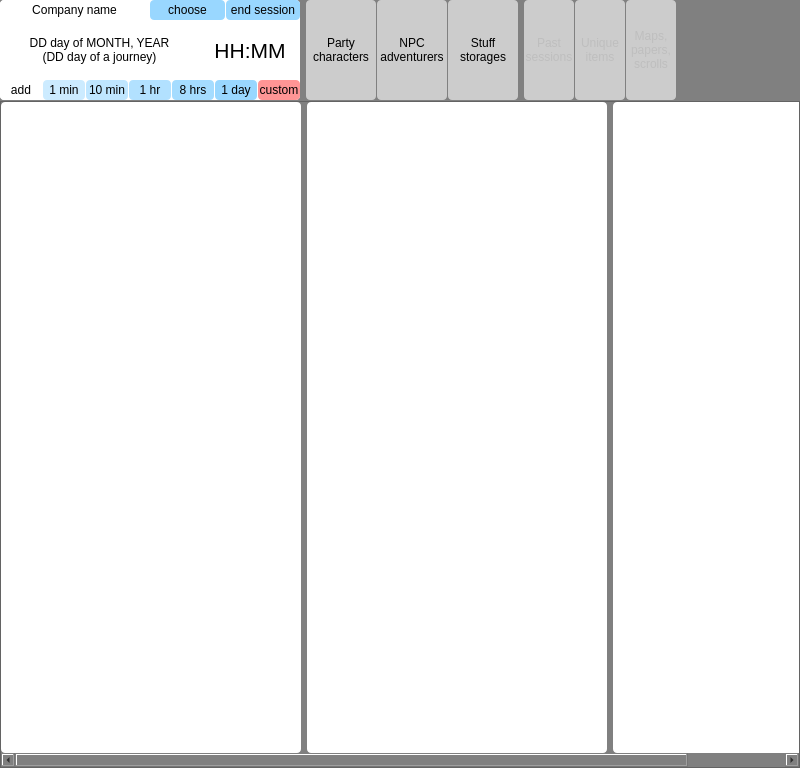
<?xml version="1.0" encoding="UTF-8"?>
<ui version="4.0">
 <class>MainWindow</class>
 <widget class="QMainWindow" name="MainWindow">
  <property name="geometry">
   <rect>
    <x>0</x>
    <y>0</y>
    <width>800</width>
    <height>768</height>
   </rect>
  </property>
  <property name="windowTitle">
   <string notr="true">DnD Parties</string>
  </property>
  <property name="styleSheet">
   <string notr="true">background-color: rgb(128, 128, 128);</string>
  </property>
  <widget class="QWidget" name="centralwidget">
   <property name="autoFillBackground">
    <bool>false</bool>
   </property>
   <layout class="QVBoxLayout" name="verticalLayout" stretch="0,0">
    <property name="spacing">
     <number>1</number>
    </property>
    <property name="leftMargin">
     <number>0</number>
    </property>
    <property name="topMargin">
     <number>0</number>
    </property>
    <property name="rightMargin">
     <number>0</number>
    </property>
    <property name="bottomMargin">
     <number>0</number>
    </property>
    <item>
     <widget class="QWidget" name="horizontalWidget" native="true">
      <property name="sizePolicy">
       <sizepolicy hsizetype="Preferred" vsizetype="Minimum">
        <horstretch>0</horstretch>
        <verstretch>0</verstretch>
       </sizepolicy>
      </property>
      <property name="minimumSize">
       <size>
        <width>0</width>
        <height>100</height>
       </size>
      </property>
      <property name="maximumSize">
       <size>
        <width>10000</width>
        <height>100</height>
       </size>
      </property>
      <layout class="QHBoxLayout" name="horizontalLayout_3" stretch="0,0,0,0">
       <property name="spacing">
        <number>6</number>
       </property>
       <property name="leftMargin">
        <number>0</number>
       </property>
       <property name="topMargin">
        <number>0</number>
       </property>
       <property name="rightMargin">
        <number>0</number>
       </property>
       <property name="bottomMargin">
        <number>0</number>
       </property>
       <item>
        <widget class="QWidget" name="verticalWidget" native="true">
         <property name="minimumSize">
          <size>
           <width>300</width>
           <height>0</height>
          </size>
         </property>
         <property name="maximumSize">
          <size>
           <width>300</width>
           <height>16777215</height>
          </size>
         </property>
         <property name="styleSheet">
          <string notr="true">background-color: rgb(255, 255, 255);  border-radius: 4px;</string>
         </property>
         <layout class="QVBoxLayout" name="verticalLayout_2" stretch="1,3,1">
          <property name="spacing">
           <number>1</number>
          </property>
          <property name="leftMargin">
           <number>0</number>
          </property>
          <property name="topMargin">
           <number>0</number>
          </property>
          <property name="rightMargin">
           <number>0</number>
          </property>
          <property name="bottomMargin">
           <number>0</number>
          </property>
          <item>
           <layout class="QHBoxLayout" name="horizontalLayout_8" stretch="2,1,1">
            <property name="spacing">
             <number>1</number>
            </property>
            <item>
             <widget class="QLabel" name="label">
              <property name="sizePolicy">
               <sizepolicy hsizetype="Expanding" vsizetype="Expanding">
                <horstretch>0</horstretch>
                <verstretch>0</verstretch>
               </sizepolicy>
              </property>
              <property name="autoFillBackground">
               <bool>false</bool>
              </property>
              <property name="text">
               <string>Company name</string>
              </property>
              <property name="alignment">
               <set>Qt::AlignCenter</set>
              </property>
             </widget>
            </item>
            <item>
             <widget class="QPushButton" name="pushButton_2">
              <property name="sizePolicy">
               <sizepolicy hsizetype="Minimum" vsizetype="Expanding">
                <horstretch>0</horstretch>
                <verstretch>0</verstretch>
               </sizepolicy>
              </property>
              <property name="styleSheet">
               <string notr="true">background-color: #99d7ff; border: 0px; border-radius: 4px;</string>
              </property>
              <property name="text">
               <string>choose</string>
              </property>
             </widget>
            </item>
            <item>
             <widget class="QPushButton" name="pushButton">
              <property name="sizePolicy">
               <sizepolicy hsizetype="Minimum" vsizetype="Expanding">
                <horstretch>0</horstretch>
                <verstretch>0</verstretch>
               </sizepolicy>
              </property>
              <property name="styleSheet">
               <string notr="true">background-color: #99d7ff; border: 0px; border-radius: 4px;</string>
              </property>
              <property name="text">
               <string>end session</string>
              </property>
             </widget>
            </item>
           </layout>
          </item>
          <item>
           <layout class="QHBoxLayout" name="horizontalLayout_6">
            <property name="spacing">
             <number>1</number>
            </property>
            <item>
             <widget class="QLabel" name="label_2">
              <property name="enabled">
               <bool>true</bool>
              </property>
              <property name="sizePolicy">
               <sizepolicy hsizetype="Expanding" vsizetype="Preferred">
                <horstretch>0</horstretch>
                <verstretch>0</verstretch>
               </sizepolicy>
              </property>
              <property name="text">
               <string>DD day of MONTH, YEAR
(DD day of a journey)</string>
              </property>
              <property name="alignment">
               <set>Qt::AlignCenter</set>
              </property>
             </widget>
            </item>
            <item>
             <widget class="QLabel" name="label_3">
              <property name="sizePolicy">
               <sizepolicy hsizetype="Minimum" vsizetype="Preferred">
                <horstretch>0</horstretch>
                <verstretch>0</verstretch>
               </sizepolicy>
              </property>
              <property name="minimumSize">
               <size>
                <width>100</width>
                <height>0</height>
               </size>
              </property>
              <property name="font">
               <font>
                <pointsize>16</pointsize>
               </font>
              </property>
              <property name="text">
               <string>HH:MM</string>
              </property>
              <property name="alignment">
               <set>Qt::AlignCenter</set>
              </property>
             </widget>
            </item>
           </layout>
          </item>
          <item>
           <layout class="QHBoxLayout" name="horizontalLayout_7" stretch="0,0,0,0,0,0,0">
            <property name="spacing">
             <number>1</number>
            </property>
            <item>
             <widget class="QLabel" name="label_4">
              <property name="text">
               <string>add</string>
              </property>
              <property name="alignment">
               <set>Qt::AlignCenter</set>
              </property>
             </widget>
            </item>
            <item>
             <widget class="QPushButton" name="pushButton_3">
              <property name="enabled">
               <bool>true</bool>
              </property>
              <property name="sizePolicy">
               <sizepolicy hsizetype="Minimum" vsizetype="Expanding">
                <horstretch>0</horstretch>
                <verstretch>0</verstretch>
               </sizepolicy>
              </property>
              <property name="styleSheet">
               <string notr="true">background-color: #ccebff; border: 0px; border-radius: 4px;</string>
              </property>
              <property name="text">
               <string>1 min</string>
              </property>
              <property name="default">
               <bool>false</bool>
              </property>
              <property name="flat">
               <bool>false</bool>
              </property>
             </widget>
            </item>
            <item>
             <widget class="QPushButton" name="pushButton_4">
              <property name="enabled">
               <bool>true</bool>
              </property>
              <property name="sizePolicy">
               <sizepolicy hsizetype="Minimum" vsizetype="Expanding">
                <horstretch>0</horstretch>
                <verstretch>0</verstretch>
               </sizepolicy>
              </property>
              <property name="styleSheet">
               <string notr="true">background-color: #bfe6ff; border: 0px; border-radius: 4px;</string>
              </property>
              <property name="text">
               <string>10 min</string>
              </property>
              <property name="flat">
               <bool>false</bool>
              </property>
             </widget>
            </item>
            <item>
             <widget class="QPushButton" name="pushButton_5">
              <property name="enabled">
               <bool>true</bool>
              </property>
              <property name="sizePolicy">
               <sizepolicy hsizetype="Minimum" vsizetype="Expanding">
                <horstretch>0</horstretch>
                <verstretch>0</verstretch>
               </sizepolicy>
              </property>
              <property name="styleSheet">
               <string notr="true">background-color: #b2e1ff; border: 0px; border-radius: 4px;</string>
              </property>
              <property name="text">
               <string>1 hr</string>
              </property>
              <property name="flat">
               <bool>false</bool>
              </property>
             </widget>
            </item>
            <item>
             <widget class="QPushButton" name="pushButton_6">
              <property name="enabled">
               <bool>true</bool>
              </property>
              <property name="sizePolicy">
               <sizepolicy hsizetype="Minimum" vsizetype="Expanding">
                <horstretch>0</horstretch>
                <verstretch>0</verstretch>
               </sizepolicy>
              </property>
              <property name="styleSheet">
               <string notr="true">background-color: #a5dcff; border: 0px; border-radius: 4px;</string>
              </property>
              <property name="text">
               <string>8 hrs</string>
              </property>
              <property name="flat">
               <bool>false</bool>
              </property>
             </widget>
            </item>
            <item>
             <widget class="QPushButton" name="pushButton_7">
              <property name="enabled">
               <bool>true</bool>
              </property>
              <property name="sizePolicy">
               <sizepolicy hsizetype="Minimum" vsizetype="Expanding">
                <horstretch>0</horstretch>
                <verstretch>0</verstretch>
               </sizepolicy>
              </property>
              <property name="styleSheet">
               <string notr="true">background-color: #99d7ff; border: 0px; border-radius: 4px;</string>
              </property>
              <property name="text">
               <string>1 day</string>
              </property>
              <property name="flat">
               <bool>false</bool>
              </property>
             </widget>
            </item>
            <item>
             <widget class="QPushButton" name="pushButton_8">
              <property name="enabled">
               <bool>true</bool>
              </property>
              <property name="sizePolicy">
               <sizepolicy hsizetype="Minimum" vsizetype="Expanding">
                <horstretch>0</horstretch>
                <verstretch>0</verstretch>
               </sizepolicy>
              </property>
              <property name="styleSheet">
               <string notr="true">background-color: #ff9595; border: 0px; border-radius: 4px; selection-color: darkblue;</string>
              </property>
              <property name="text">
               <string>custom</string>
              </property>
              <property name="checkable">
               <bool>false</bool>
              </property>
              <property name="flat">
               <bool>false</bool>
              </property>
             </widget>
            </item>
           </layout>
          </item>
         </layout>
        </widget>
       </item>
       <item>
        <layout class="QHBoxLayout" name="horizontalLayout_9">
         <property name="spacing">
          <number>1</number>
         </property>
         <item>
          <widget class="QPushButton" name="pushButton_13">
           <property name="sizePolicy">
            <sizepolicy hsizetype="Minimum" vsizetype="Expanding">
             <horstretch>0</horstretch>
             <verstretch>0</verstretch>
            </sizepolicy>
           </property>
           <property name="minimumSize">
            <size>
             <width>70</width>
             <height>0</height>
            </size>
           </property>
           <property name="styleSheet">
            <string notr="true">border: 0px; border-radius: 4px; background-color:#CCCCCC;</string>
           </property>
           <property name="text">
            <string>Party
characters</string>
           </property>
          </widget>
         </item>
         <item>
          <widget class="QPushButton" name="pushButton_12">
           <property name="sizePolicy">
            <sizepolicy hsizetype="Minimum" vsizetype="Expanding">
             <horstretch>0</horstretch>
             <verstretch>0</verstretch>
            </sizepolicy>
           </property>
           <property name="minimumSize">
            <size>
             <width>70</width>
             <height>0</height>
            </size>
           </property>
           <property name="styleSheet">
            <string notr="true">border: 0px; border-radius: 4px; background-color:#CCCCCC;</string>
           </property>
           <property name="text">
            <string>NPC
adventurers</string>
           </property>
          </widget>
         </item>
         <item>
          <widget class="QPushButton" name="pushButton_14">
           <property name="sizePolicy">
            <sizepolicy hsizetype="Minimum" vsizetype="Expanding">
             <horstretch>0</horstretch>
             <verstretch>0</verstretch>
            </sizepolicy>
           </property>
           <property name="minimumSize">
            <size>
             <width>70</width>
             <height>0</height>
            </size>
           </property>
           <property name="styleSheet">
            <string notr="true">border: 0px; border-radius: 4px; background-color:#CCCCCC;</string>
           </property>
           <property name="text">
            <string>Stuff
storages</string>
           </property>
          </widget>
         </item>
        </layout>
       </item>
       <item>
        <layout class="QHBoxLayout" name="horizontalLayout_10">
         <property name="spacing">
          <number>1</number>
         </property>
         <item>
          <widget class="QPushButton" name="pushButton_10">
           <property name="enabled">
            <bool>false</bool>
           </property>
           <property name="sizePolicy">
            <sizepolicy hsizetype="Minimum" vsizetype="Expanding">
             <horstretch>0</horstretch>
             <verstretch>0</verstretch>
            </sizepolicy>
           </property>
           <property name="minimumSize">
            <size>
             <width>50</width>
             <height>0</height>
            </size>
           </property>
           <property name="maximumSize">
            <size>
             <width>100</width>
             <height>16777215</height>
            </size>
           </property>
           <property name="styleSheet">
            <string notr="true">border: 0px; border-radius: 4px; background-color:#CCCCCC;</string>
           </property>
           <property name="text">
            <string>Past
sessions</string>
           </property>
          </widget>
         </item>
         <item>
          <widget class="QPushButton" name="pushButton_9">
           <property name="enabled">
            <bool>false</bool>
           </property>
           <property name="sizePolicy">
            <sizepolicy hsizetype="Minimum" vsizetype="Expanding">
             <horstretch>0</horstretch>
             <verstretch>0</verstretch>
            </sizepolicy>
           </property>
           <property name="minimumSize">
            <size>
             <width>50</width>
             <height>0</height>
            </size>
           </property>
           <property name="maximumSize">
            <size>
             <width>100</width>
             <height>16777215</height>
            </size>
           </property>
           <property name="styleSheet">
            <string notr="true">border: 0px; border-radius: 4px; background-color:#CCCCCC;</string>
           </property>
           <property name="text">
            <string>Unique
items</string>
           </property>
          </widget>
         </item>
         <item>
          <widget class="QPushButton" name="pushButton_11">
           <property name="enabled">
            <bool>false</bool>
           </property>
           <property name="sizePolicy">
            <sizepolicy hsizetype="Minimum" vsizetype="Expanding">
             <horstretch>0</horstretch>
             <verstretch>0</verstretch>
            </sizepolicy>
           </property>
           <property name="minimumSize">
            <size>
             <width>50</width>
             <height>0</height>
            </size>
           </property>
           <property name="maximumSize">
            <size>
             <width>100</width>
             <height>16777215</height>
            </size>
           </property>
           <property name="styleSheet">
            <string notr="true">border: 0px; border-radius: 4px; background-color:#CCCCCC;</string>
           </property>
           <property name="text">
            <string>Maps,
papers,
scrolls</string>
           </property>
          </widget>
         </item>
        </layout>
       </item>
       <item>
        <spacer name="horizontalSpacer">
         <property name="orientation">
          <enum>Qt::Horizontal</enum>
         </property>
         <property name="sizeHint" stdset="0">
          <size>
           <width>40</width>
           <height>20</height>
          </size>
         </property>
        </spacer>
       </item>
      </layout>
     </widget>
    </item>
    <item>
     <widget class="QScrollArea" name="scrollArea">
      <property name="verticalScrollBarPolicy">
       <enum>Qt::ScrollBarAlwaysOff</enum>
      </property>
      <property name="widgetResizable">
       <bool>true</bool>
      </property>
      <widget class="QWidget" name="scrollAreaWidgetContents">
       <property name="geometry">
        <rect>
         <x>0</x>
         <y>0</y>
         <width>912</width>
         <height>648</height>
        </rect>
       </property>
       <layout class="QHBoxLayout" name="horizontalLayout_4">
        <property name="spacing">
         <number>6</number>
        </property>
        <property name="leftMargin">
         <number>0</number>
        </property>
        <property name="topMargin">
         <number>0</number>
        </property>
        <property name="rightMargin">
         <number>0</number>
        </property>
        <property name="bottomMargin">
         <number>0</number>
        </property>
        <item>
         <widget class="QWidget" name="verticalWidget" native="true">
          <property name="minimumSize">
           <size>
            <width>300</width>
            <height>0</height>
           </size>
          </property>
          <property name="maximumSize">
           <size>
            <width>300</width>
            <height>16777215</height>
           </size>
          </property>
          <property name="styleSheet">
           <string notr="true">background-color: rgb(255, 255, 255); border-radius: 4px;</string>
          </property>
          <layout class="QVBoxLayout" name="verticalLayout_3"/>
         </widget>
        </item>
        <item>
         <widget class="QWidget" name="verticalWidget_3" native="true">
          <property name="minimumSize">
           <size>
            <width>300</width>
            <height>0</height>
           </size>
          </property>
          <property name="maximumSize">
           <size>
            <width>300</width>
            <height>16777215</height>
           </size>
          </property>
          <property name="styleSheet">
           <string notr="true">background-color: rgb(255, 255, 255); border-radius: 4px;</string>
          </property>
          <layout class="QVBoxLayout" name="verticalLayout_5"/>
         </widget>
        </item>
        <item>
         <widget class="QWidget" name="verticalWidget_2" native="true">
          <property name="minimumSize">
           <size>
            <width>300</width>
            <height>0</height>
           </size>
          </property>
          <property name="maximumSize">
           <size>
            <width>300</width>
            <height>16777215</height>
           </size>
          </property>
          <property name="styleSheet">
           <string notr="true">background-color: rgb(255, 255, 255); border-radius: 4px;</string>
          </property>
          <layout class="QVBoxLayout" name="verticalLayout_4"/>
         </widget>
        </item>
       </layout>
      </widget>
     </widget>
    </item>
   </layout>
  </widget>
 </widget>
 <resources/>
 <connections/>
</ui>
